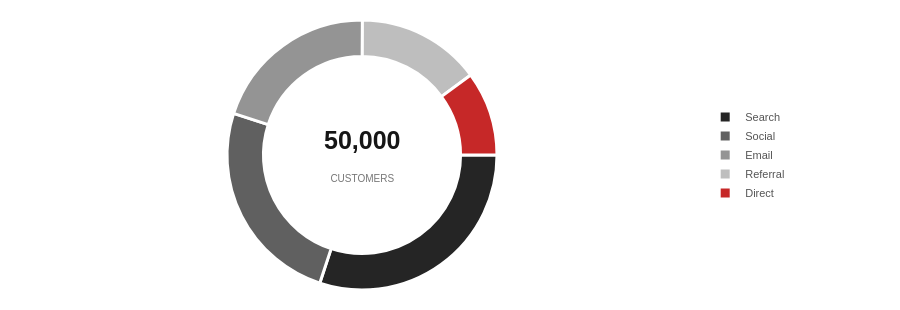
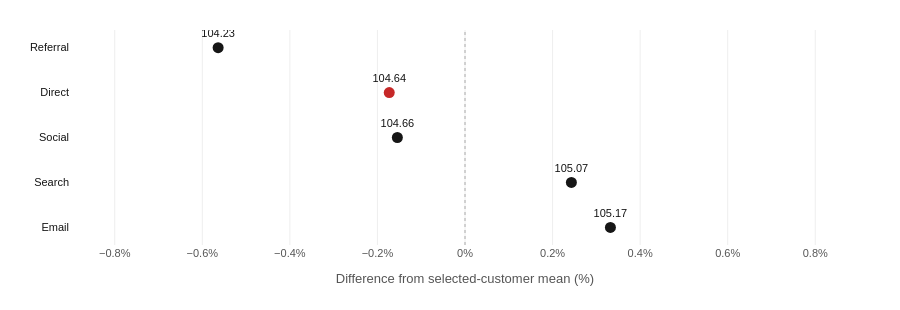
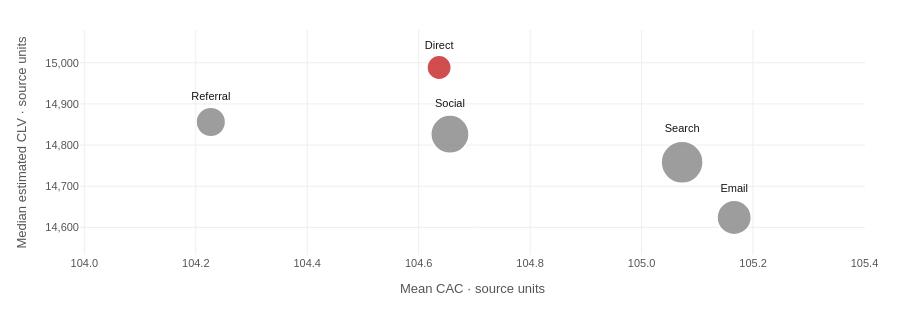
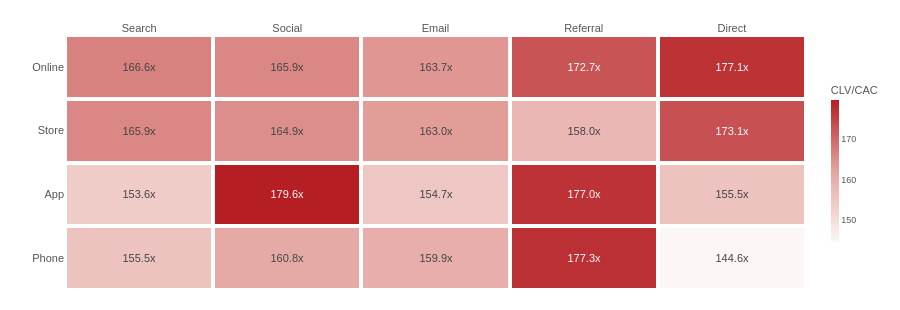

The code cell stored with these charts, in order, in its notebook:
### Code cell
import channel_app
importlib.reload(channel_app)
from channel_app import export_figures

figures = channel_app.build_views(df, df, "__ALL__")
for name, figure in figures.items():
    display(figure)

display(Markdown(executive_summary(df, channel_summary, channel_by_first)))

### Figure 1 — Plotly figure (JSON) as saved in the notebook; plotly's stock layout.template omitted (floating-point values rounded to 4 significant figures)
{"data": [{"direction": "clockwise", "domain": {"x": [0, 0.8], "y": [0, 1]}, "hole": 0.73, "hovertemplate": "%{label}<br>%{value:,} customers<br>%{percent}<extra></extra>", "labels": ["Search", "Social", "Email", "Referral", "Direct"], "marker": {"colors": ["#252525", "#606060", "#949494", "#BEBEBE", "#C62828"], "line": {"color": "white", "width": 3}}, "rotation": 90, "sort": false, "textinfo": "none", "type": "pie", "values": [15034, 12456, 10035, 7427, 5048]}], "layout": {"annotations": [{"font": {"color": "#161616", "size": 25}, "showarrow": false, "text": "<b>50,000</b><br><span style=\"font-size:10px;color:#777\">CUSTOMERS</span>", "x": 0.4, "xref": "paper", "y": 0.5, "yref": "paper"}], "font": {"color": "#555", "family": "Arial, sans-serif", "size": 11}, "height": 310, "hoverlabel": {"bgcolor": "#161616", "bordercolor": "#161616", "font": {"color": "white"}}, "legend": {"font": {"size": 11}, "traceorder": "normal", "x": 0.79, "y": 0.5, "yanchor": "middle"}, "margin": {"b": 20, "l": 10, "r": 10, "t": 20}, "paper_bgcolor": "white", "plot_bgcolor": "white", "showlegend": true}}

### Figure 2 — Plotly figure (JSON) as saved in the notebook; plotly's stock layout.template omitted (floating-point values rounded to 4 significant figures)
{"data": [{"customdata": [[104.2, 7427.0], [104.6, 5048.0], [104.7, 12460.0], [105.1, 15030.0], [105.2, 10040.0]], "hovertemplate": "%{y}<br>Mean CAC: %{customdata[0]:,.2f}<br>Valid customers: %{customdata[1]:,.0f}<extra></extra>", "marker": {"color": ["#161616", "#C62828", "#161616", "#161616", "#161616"], "size": 11}, "mode": "markers+text", "text": ["104.23", "104.64", "104.66", "105.07", "105.17"], "textfont": {"color": "#161616", "size": 11}, "textposition": "top center", "type": "scatter", "x": [-0.5638, -0.173, -0.1545, 0.243, 0.3321], "y": ["Referral", "Direct", "Social", "Search", "Email"]}], "layout": {"font": {"color": "#555", "family": "Arial, sans-serif", "size": 11}, "height": 310, "hoverlabel": {"bgcolor": "#161616", "bordercolor": "#161616", "font": {"color": "white"}}, "margin": {"b": 65, "l": 70, "r": 40, "t": 30}, "paper_bgcolor": "white", "plot_bgcolor": "white", "shapes": [{"line": {"color": "#AAA", "dash": "dot", "width": 1}, "type": "line", "x0": 0, "x1": 0, "xref": "x", "y0": 0, "y1": 1, "yref": "y domain"}], "showlegend": false, "xaxis": {"gridcolor": "#EEE", "range": [-0.9022, 0.9022], "ticksuffix": "%", "title": {"text": "Difference from selected-customer mean (%)"}, "zeroline": false}, "yaxis": {"autorange": "reversed", "showgrid": false, "tickfont": {"color": "#161616"}}}}

### Figure 3 — Plotly figure (JSON) as saved in the notebook; plotly's stock layout.template omitted (floating-point values rounded to 4 significant figures)
{"data": [{"customdata": [["Search", 15034, 163.7, 15034, 15034, 15034], ["Social", 12456, 167.1, 12456, 12456, 12456], ["Email", 10035, 162.4, 10035, 10035, 10035], ["Referral", 7427, 168.9, 7427, 7427, 7427], ["Direct", 5048, 171.3, 5048, 5048, 5048]], "hovertemplate": "%{customdata[0]}<br>Mean CAC: %{x:,.2f}<br>Median estimated CLV: %{y:,.2f}<br>Customers: %{customdata[1]:,}<br>Median CLV/CAC: %{customdata[2]:,.2f}x<br>Valid CLV / CAC / ratio: %{customdata[3]} / %{customdata[4]} / %{customdata[5]}<extra></extra>", "marker": {"color": ["#888", "#888", "#888", "#888", "#C62828"], "line": {"color": "white", "width": 1.5}, "opacity": 0.82, "size": [15034, 12456, 10035, 7427, 5048], "sizemin": 8, "sizemode": "area", "sizeref": 17.05}, "mode": "markers+text", "text": ["Search", "Social", "Email", "Referral", "Direct"], "textfont": {"color": "#161616", "size": 11}, "textposition": "top center", "type": "scatter", "x": [105.1, 104.7, 105.2, 104.2, 104.6], "y": [14760.0, 14830.0, 14620.0, 14860.0, 14990.0]}], "layout": {"font": {"color": "#555", "family": "Arial, sans-serif", "size": 11}, "height": 310, "hoverlabel": {"bgcolor": "#161616", "bordercolor": "#161616", "font": {"color": "white"}}, "margin": {"b": 55, "l": 80, "r": 35, "t": 30}, "paper_bgcolor": "white", "plot_bgcolor": "white", "showlegend": false, "xaxis": {"gridcolor": "#EEE", "range": [104.0, 105.4], "tickformat": ",.1f", "title": {"text": "Mean CAC · source units"}, "zeroline": false}, "yaxis": {"gridcolor": "#EEE", "range": [14530.0, 15080.0], "tickformat": ",.0f", "title": {"text": "Median estimated CLV · source units"}, "zeroline": false}}}

### Figure 4 — Plotly figure (JSON) as saved in the notebook; plotly's stock layout.template omitted (floating-point values rounded to 4 significant figures)
{"data": [{"colorbar": {"len": 0.7, "thickness": 8, "tickfont": {"size": 9}, "title": {"text": "CLV/CAC"}}, "colorscale": [[0, "#FCF6F5"], [0.5, "#E4A4A0"], [1, "#B51F24"]], "customdata": [7580, 7580, 6398, 6398, 5073, 5073, 3715, 3715, 2540, 2540, 4444, 4444, 3658, 3658, 2989, 2989, 2238, 2238, 1521, 1521, 2282, 2282, 1848, 1848, 1458, 1458, 1125, 1125, 738, 738, 728, 728, 552, 552, 515, 515, 349, 349, 249, 249], "hovertemplate": "%{y} / %{x}<br>Median CLV/CAC: %{z:,.2f}x<br>Customers: %{customdata[0]:,.0f}<br>Valid ratios: %{customdata[1]:,.0f}<extra></extra>", "text": [["166.6x", "165.9x", "163.7x", "172.7x", "177.1x"], ["165.9x", "164.9x", "163.0x", "158.0x", "173.1x"], ["153.6x", "179.6x", "154.7x", "177.0x", "155.5x"], ["155.5x", "160.8x", "159.9x", "177.3x", "144.6x"]], "texttemplate": "%{text}", "type": "heatmap", "x": ["Search", "Social", "Email", "Referral", "Direct"], "xgap": 4, "y": ["Online", "Store", "App", "Phone"], "ygap": 4, "z": [[166.6, 165.9, 163.7, 172.7, 177.1], [165.9, 164.9, 163.0, 158.0, 173.1], [153.6, 179.6, 154.7, 177.0, 155.5], [155.5, 160.8, 159.9, 177.3, 144.6]]}], "layout": {"font": {"color": "#555", "family": "Arial, sans-serif", "size": 11}, "height": 310, "hoverlabel": {"bgcolor": "#161616", "bordercolor": "#161616", "font": {"color": "white"}}, "margin": {"b": 20, "l": 65, "r": 65, "t": 35}, "paper_bgcolor": "white", "plot_bgcolor": "white", "showlegend": false, "xaxis": {"showgrid": false, "side": "top"}, "yaxis": {"autorange": "reversed", "showgrid": false}}}
